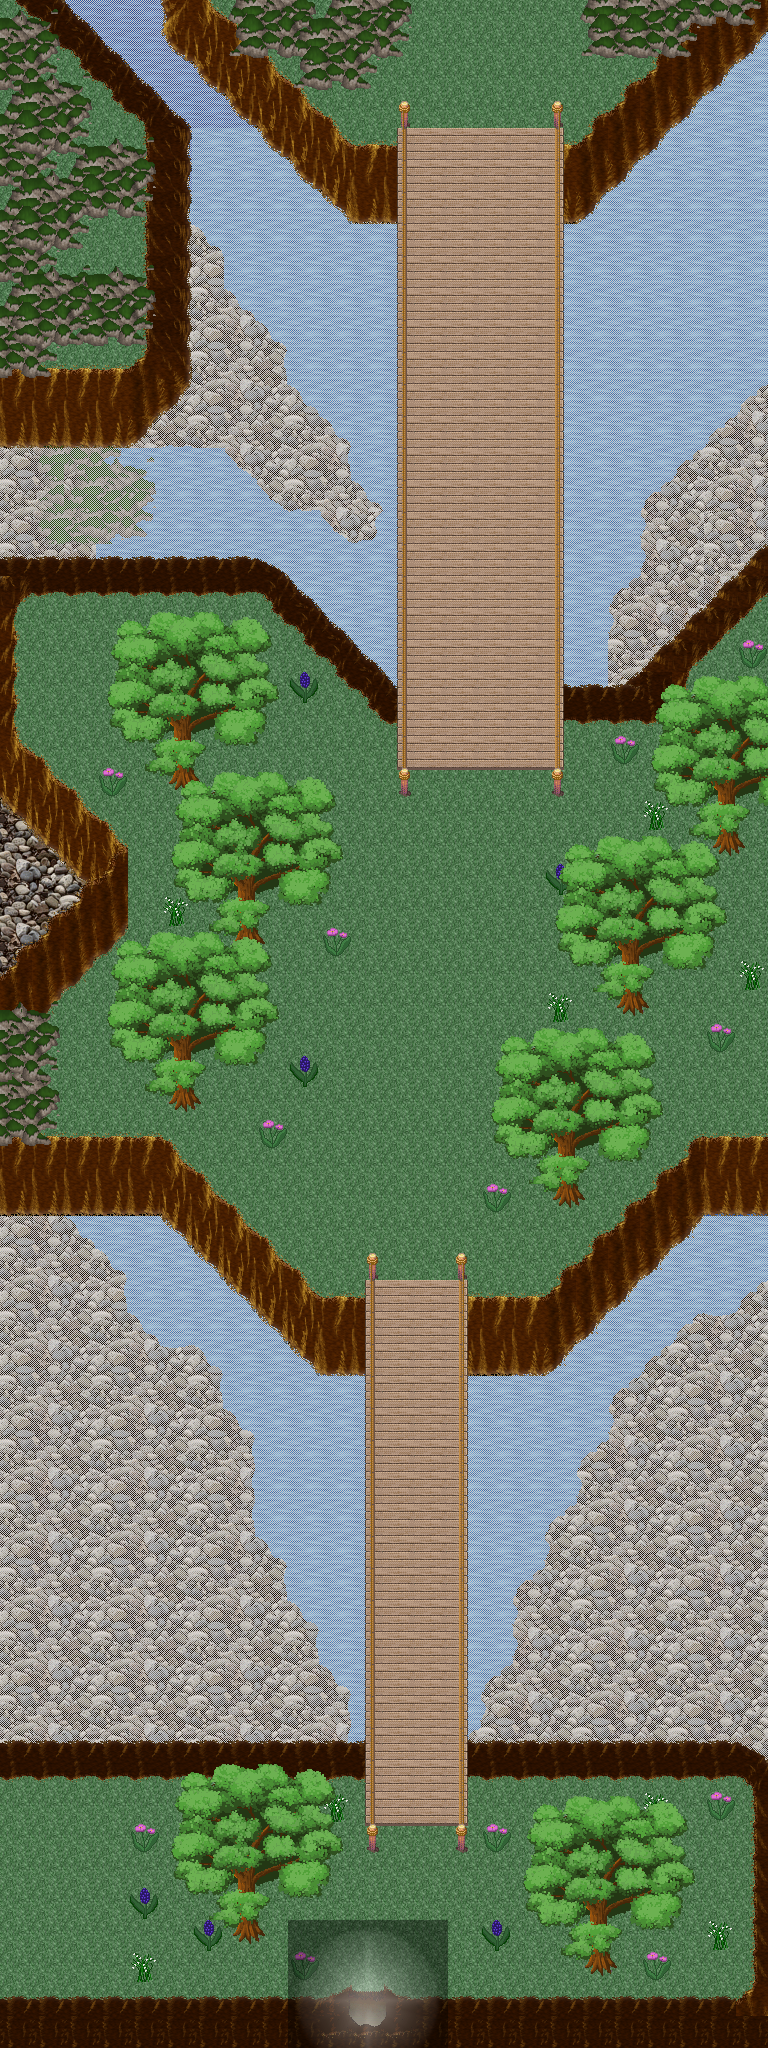

A 2D game scene composited from a Tiled map and its tileset images. What follows is a short description and the map's XML, with each tile layer's data collapsed to a summary:
An orthogonal 24x64 tile map with 32x32 px tiles, 8 tile layers (0_floor, 1_terrain, 2_object, 3_roof, ...), 2 hidden layers not drawn, 12 tilesets.

<map version="1.2" tiledversion="1.2.2" orientation="orthogonal" renderorder="right-down" width="24" height="64" tilewidth="32" tileheight="32" infinite="0" nextlayerid="11" nextobjectid="1">
 <tileset firstgid="1" name="ground" tilewidth="32" tileheight="32" tilecount="33" columns="3">
  <image source="../../tileset/ground/ground.png" trans="ffffff" width="96" height="352" />
 </tileset>
 <tileset firstgid="34" name="gorka" tilewidth="32" tileheight="32" tilecount="96" columns="12">
  <image source="../../tileset/ground/ridge/earth_dark.png" width="384" height="256" />
 </tileset>
 <tileset firstgid="130" name="kamyki" tilewidth="32" tileheight="32" tilecount="6" columns="3">
  <image source="../../tileset/pol/podloze/ground_kamyki.png" width="96" height="64" />
 </tileset>
 <tileset firstgid="136" name="kolizja" tilewidth="32" tileheight="32" tilecount="1" columns="1">
  <image source="../../tileset/logic/collision.png" width="32" height="32" />
 </tileset>
 <tileset firstgid="137" name="woda" tilewidth="32" tileheight="32" tilecount="72" columns="3">
  <image source="../../tileset/ground/water/pool_corners.png" width="96" height="768" />
 </tileset>
 <tileset firstgid="209" name="skala" tilewidth="32" tileheight="32" tilecount="9" columns="3">
  <image source="../../tileset/ground/rock/mossy_rubble.png" width="96" height="96" />
 </tileset>
 <tileset firstgid="218" name="cien" tilewidth="32" tileheight="32" tilecount="2" columns="1">
  <image source="../../tileset/pol/klan/cien.png" width="32" height="64" />
 </tileset>
 <tileset firstgid="220" name="wejscie" tilewidth="32" tileheight="32" tilecount="32" columns="4">
  <image source="../../tileset/pol/waly/earth_dark_door_s.png" width="128" height="256" />
 </tileset>
 <tileset firstgid="252" name="kladka" tilewidth="32" tileheight="32" tilecount="24" columns="3">
  <image source="../../tileset/pol/mosty/kladka_drewniana.png" width="96" height="256" />
 </tileset>
 <tileset firstgid="276" name="dzewo" tilewidth="32" tileheight="32" tilecount="36" columns="6">
  <image source="../../tileset/pol/natura/drzewa/drzewko5.png" width="192" height="192" />
 </tileset>
 <tileset firstgid="312" name="kwiaty" tilewidth="32" tileheight="32" tilecount="4" columns="1">
  <image source="../../tileset/plant/flower/bulbs.png" width="32" height="128" />
 </tileset>
 <tileset firstgid="316" name="latarnia_blask" tilewidth="32" tileheight="32" tilecount="25" columns="5">
  <image source="../../tileset/pol/oswietlenie/latarnia_blask.png" width="160" height="160" />
 </tileset>
 <layer id="1" name="0_floor" width="24" height="64">
  <data>[1536 cells, 1450 non-empty, 10 distinct tile ids]</data>
 </layer>
 <layer id="2" name="1_terrain" width="24" height="64">
  <data>[1536 cells, 569 non-empty, 55 distinct tile ids]</data>
 </layer>
 <layer id="3" name="2_object" width="24" height="64">
  <data>[1536 cells, 804 non-empty, 46 distinct tile ids]</data>
 </layer>
 <layer id="4" name="3_roof" width="24" height="64">
  <data>[1536 cells, 385 non-empty, 50 distinct tile ids]</data>
 </layer>
 <layer id="5" name="4_roof_add" width="24" height="64">
  <data>[1536 cells, 36 non-empty, 5 distinct tile ids]</data>
 </layer>
 <layer id="6" name="objects" width="24" height="64">
  <data>[1536 cells, 0 non-empty, 0 distinct tile ids]</data>
 </layer>
 <layer id="7" name="collision" width="24" height="64" visible="0">
  <data>[1536 cells, 895 non-empty, 1 distinct tile ids]</data>
 </layer>
 <layer id="8" name="protection" width="24" height="64" visible="0">
  <data>[1536 cells, 0 non-empty, 0 distinct tile ids]</data>
 </layer>
 <layer id="9" name="blend_ground" width="24" height="64" opacity="0.4">
  <data>[1536 cells, 20 non-empty, 20 distinct tile ids]</data>
 </layer>
 <layer id="10" name="blend_roof" width="24" height="64" opacity="0.4">
  <data>[1536 cells, 0 non-empty, 0 distinct tile ids]</data>
 </layer>
</map>
